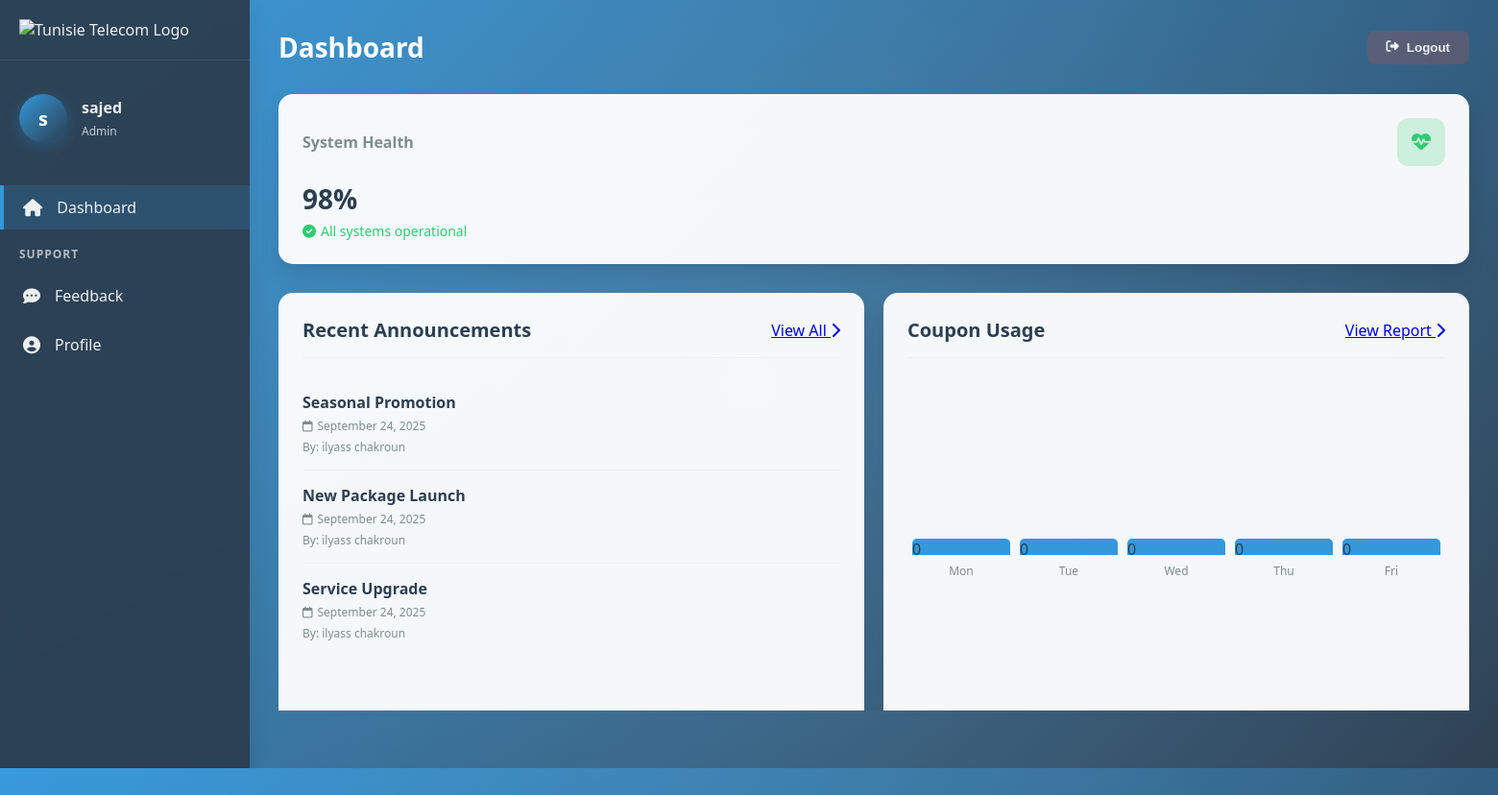
Page /dashboard.php (signed in) on the earlier database version.
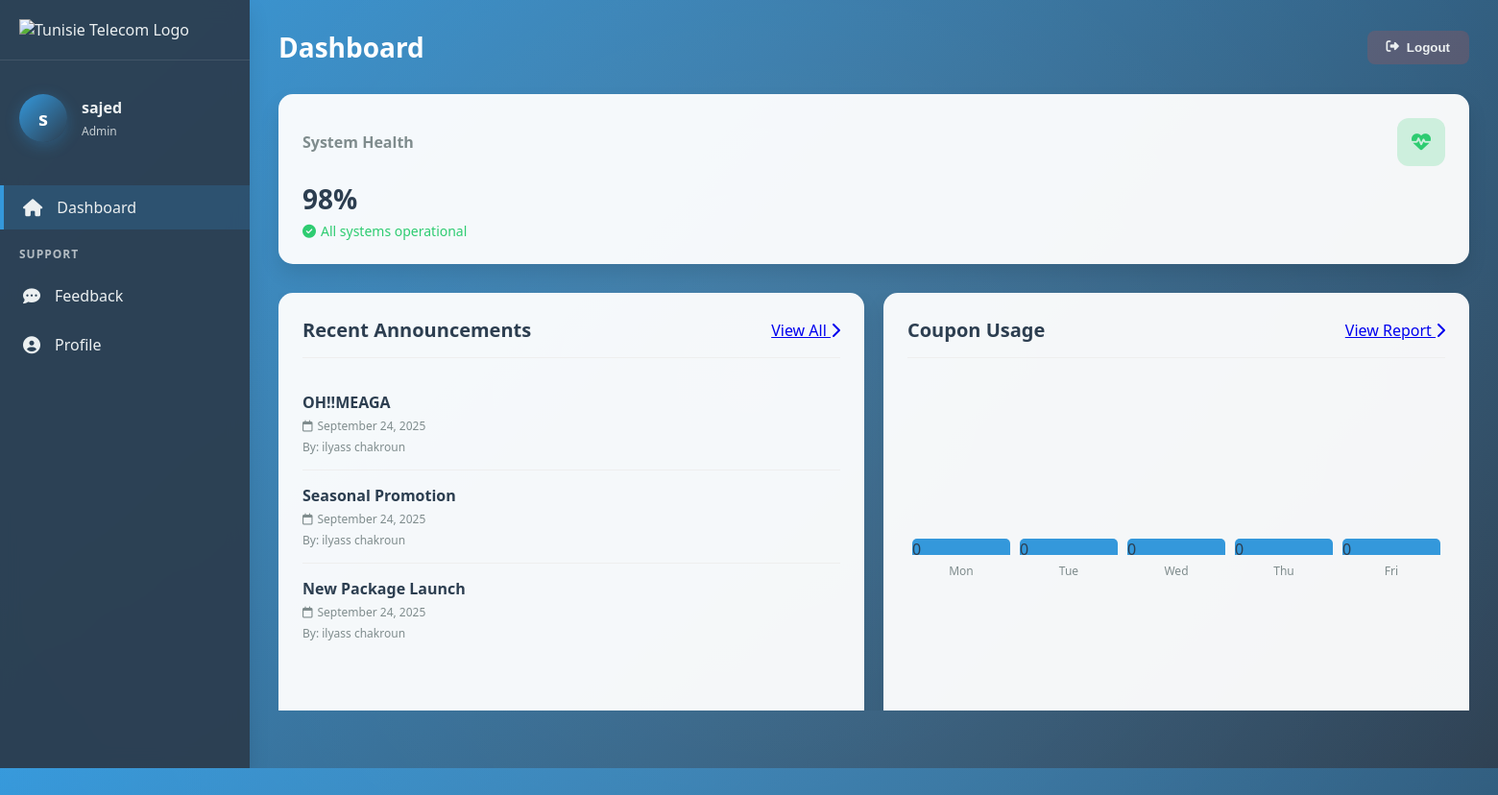
Same page on the later database version.
### tables this page shows
CREATE TABLE `announcements` (
  `announcement_id` varchar(36) NOT NULL,
  `title` varchar(255) NOT NULL,
  `content` text NOT NULL,
  `created_by` varchar(36) NOT NULL,
  `created_at` timestamp NOT NULL DEFAULT current_timestamp(),
  `updated_at` timestamp NOT NULL DEFAULT current_timestamp() ON UPDATE current_timestamp(),
  `is_published` tinyint(1) DEFAULT 0,
  `published_at` timestamp NULL DEFAULT NULL,
  `expiry_date` date DEFAULT NULL,
  `priority` enum('low','medium','high') DEFAULT 'medium',
  `image_filename` varchar(255) DEFAULT NULL,
  `image_path` varchar(255) DEFAULT NULL
);

CREATE TABLE `users` (
  `user_id` varchar(36) NOT NULL,
  `name` varchar(100) NOT NULL,
  `email` varchar(255) NOT NULL,
  `department` varchar(100) DEFAULT NULL,
  `role` enum('admin','employee') NOT NULL,
  `password` varchar(255) NOT NULL,
  `profile_picture` varchar(255) DEFAULT NULL,
  `created_at` timestamp NOT NULL DEFAULT current_timestamp(),
  `updated_at` timestamp NOT NULL DEFAULT current_timestamp() ON UPDATE current_timestamp()
);

### dashboard.php (the view, shortened to what the changed rows need)
<?php
$servername = "127.0.0.1";
$username = "root";
$password = "";
$dbname = "user_management_system";
try {
    $conn = new PDO("mysql:host=$servername;dbname=$dbname", $username, $password);
    $conn->setAttribute(PDO::ATTR_ERRMODE, PDO::ERRMODE_EXCEPTION);
} catch (PDOException $e) {
    die("Connection failed: " . $e->getMessage());
}
$user_id = $_SESSION['user_id'];
$stmt = $conn->prepare("SELECT name, email, role, profile_picture FROM users WHERE user_id = ?");
$stmt->execute([$user_id]);
$current_user = $stmt->fetch(PDO::FETCH_ASSOC);
$role = $current_user['role'];
$stmt = $conn->query("SELECT a.announcement_id, a.title, a.created_at, u.name as created_by_name
                     FROM announcements a
                     JOIN users u ON a.created_by = u.user_id
                     WHERE a.is_published = 1
                     ORDER BY a.created_at DESC LIMIT 3");
$announcements = $stmt->fetchAll(PDO::FETCH_ASSOC);
$usage_data = [];
$days = ['Mon', 'Tue', 'Wed', 'Thu', 'Fri'];
$max_usage = 100;
for ($i = 4; $i >= 0; $i--) {
    $date = date('Y-m-d', strtotime("-$i days"));
    if ($role === 'employee') {
        $stmt = $conn->prepare("SELECT COUNT(*) as usage_count
                               FROM coupon_redemptions
                               WHERE employee_id = ? AND DATE(redeemed_at) = ?");
        $stmt->execute([$user_id, $date]);
    } else {
        $stmt = $conn->prepare("SELECT COUNT(*) as usage_count
                               FROM coupon_redemptions
                               WHERE DATE(redeemed_at) = ?");
        $stmt->execute([$date]);
    }
    $count = $stmt->fetch(PDO::FETCH_ASSOC)['usage_count'];
    $usage_data[] = [
        'day' => $days[4 - $i],
        'count' => $count,
        'height' => $count > 0 ? ($count / $max_usage * 100) : 10
    ];
}
?>
<!DOCTYPE html>
<html lang="en">
<head>
    <link rel="stylesheet" href="https://cdnjs.cloudflare.com/ajax/libs/font-awesome/6.4.0/css/all.min.css">
</head>
<body>
    <div class="dashboard-container">
        <main class="main-content">
            <div class="header">
                <h1 class="page-title">Dashboard</h1>
            </div>
            <div class="dashboard-grid">
                <div class="content-section">
                    <div class="section-header">
                        <h2 class="section-title">Recent Announcements</h2>
                    </div>
                    <ul class="announcement-list">
                        <?php if (empty($announcements)): ?>
                            <li class="announcement-item">
                                <div class="announcement-details">
                                    <div class="announcement-title">No announcements available</div>
                                    <div class="announcement-date">
                                        <i class="far fa-calendar"></i> N/A
                                    </div>
                                    <div class="announcement-meta">
                                        <span class="announcement-author">By: None</span>
                                    </div>
                                </div>
                            </li>
                        <?php else: ?>
                            <?php foreach ($announcements as $announcement): ?>
                                <li class="announcement-item">
                                    <div class="announcement-details">
                                        <div class="announcement-title"><?php echo htmlspecialchars($announcement['title']); ?></div>
                                        <div class="announcement-date">
                                            <i class="far fa-calendar"></i> <?php echo date('F d, Y', strtotime($announcement['created_at'])); ?>
                                        </div>
                                        <div class="announcement-meta">
                                            <span class="announcement-author">By: <?php echo htmlspecialchars($announcement['created_by_name']); ?></span>
                                        </div>
                                    </div>
                                </li>
                            <?php endforeach; ?>
                        <?php endif; ?>
                    </ul>
                </div>
                <div class="content-section">
                    <div class="section-header">
                        <h2 class="section-title"><?php echo ($role === 'employee' ? 'My ' : ''); ?>Coupon Usage</h2>
                    </div>
                    <div class="mini-chart">
                        <?php foreach ($usage_data as $data): ?>
                            <div class="chart-bar" style="height: <?php echo htmlspecialchars($data['height']); ?>%;">
                                <span class="chart-value"><?php echo htmlspecialchars($data['count']); ?></span>
                                <span class="chart-label"><?php echo htmlspecialchars($data['day']); ?></span>
                            </div>
                        <?php endforeach; ?>
                    </div>
                </div>
            </div>
        </main>
    </div>
</body>
</html>

Differences in the rows shown:
no longer on this page (row unchanged): announcements: title "Service Upgrade", created_at "September 24, 2025", created_by.name "ilyass chakroun"
added announcements: title "OH!!MEAGA", created_at "September 24, 2025", created_by.name "ilyass chakroun"
